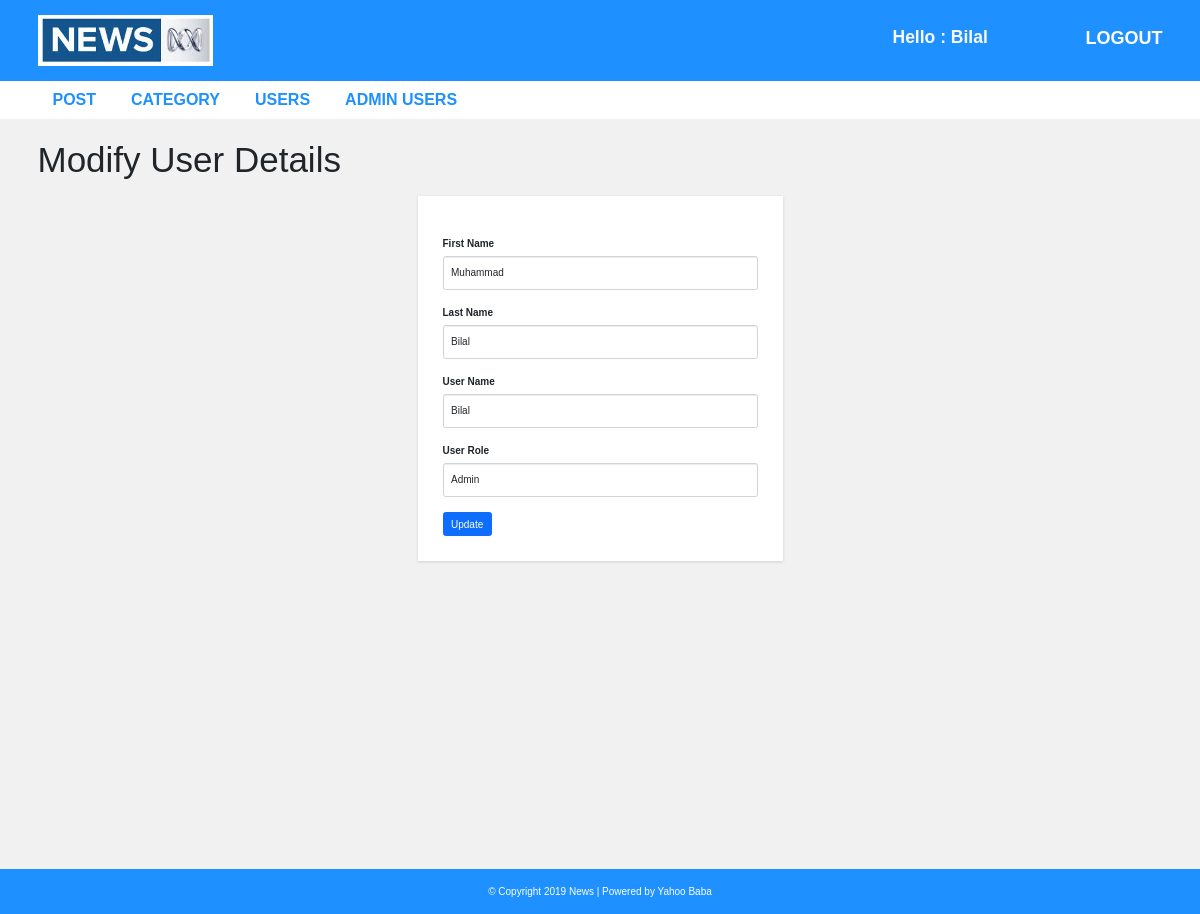
Page /admin/update-user.php?id=5 (signed in) on the committed database.
### tables this page shows
CREATE TABLE `user` (
  `user_id` int(10) UNSIGNED NOT NULL,
  `first_name` varchar(30) NOT NULL,
  `last_name` varchar(30) NOT NULL,
  `username` varchar(30) DEFAULT NULL,
  `password` varchar(40) DEFAULT NULL,
  `role` int(11) NOT NULL
);

### admin/update-user.php (the view, shortened to what this page needs)
<?php include "header.php"; ?>
<?php include("config.php");
?>
  <div id="admin-content">
      <div class="container">
          <div class="row">
              <div class="col-md-12">
                  <h1 class="admin-heading">Modify User Details</h1>
              </div>
              <div class="col-md-offset-4 col-md-4">
				  <?php
				  $id = $_GET['id'];
				  $sql = mysqli_query($conn, "SELECT * FROM `user` WHERE `user_id`={$id}");
				  while($row = mysqli_fetch_assoc($sql)){ ?>
                  <form  action="" method ="POST">
                          <div class="form-group">
                          <label>First Name</label>
                          <input type="text" name="f_name" class="form-control" value="<?php echo $row['first_name']; ?>" placeholder="" required>
                      </div>
                      <div class="form-group">
                          <label>Last Name</label>
                          <input type="text" name="l_name" class="form-control" value="<?php echo $row['last_name']; ?>" placeholder="" required>
                      </div>
                      <div class="form-group">
                          <label>User Name</label>
                          <input type="text" name="username" class="form-control" value="<?php echo $row['username']; ?>" placeholder="" required>
                      </div>
                      <div class="form-group">
                          <label>User Role</label>
                          <select class="form-control" name="role" value="<?php echo $row['role']; ?>">
							  <?php
							   if($row['role'] == 1){
							    echo "
									  <option value='0'>normal User</option>
									  <option value='1' selected>Admin</option>
								     ";
							   }else{
								    echo "
									  <option value='0' selected>normal User</option>
									  <option value='1'>Admin</option>
								     ";
							   }
							  ?>
                          </select>
                      </div>
                      <input type="submit" name="submit" class="btn btn-primary" value="Update" required />
                  </form>
				  <?php } ?>
              </div>
          </div>
      </div>
  </div>
<?php include "footer.php"; ?>

### css/style.css (style rules this page uses)
body { background: #f1f1f1; font-family: sans-serif,arial,Helvetica; }
#admin-content { padding: 20px 0; min-height: 750px; }
#admin-content .admin-heading { font-size: 35px; margin: 0 0 15px; }
form { background: #fff; padding: 25px; box-shadow:0 1px 3px rgba(0, 0, 0, 0.13); }

### rows in the picture
user: f_name "Muhammad", l_name "Bilal", username "Bilal", role "Admin"

### other values in the picture
$_SESSION['username'] "Bilal"
